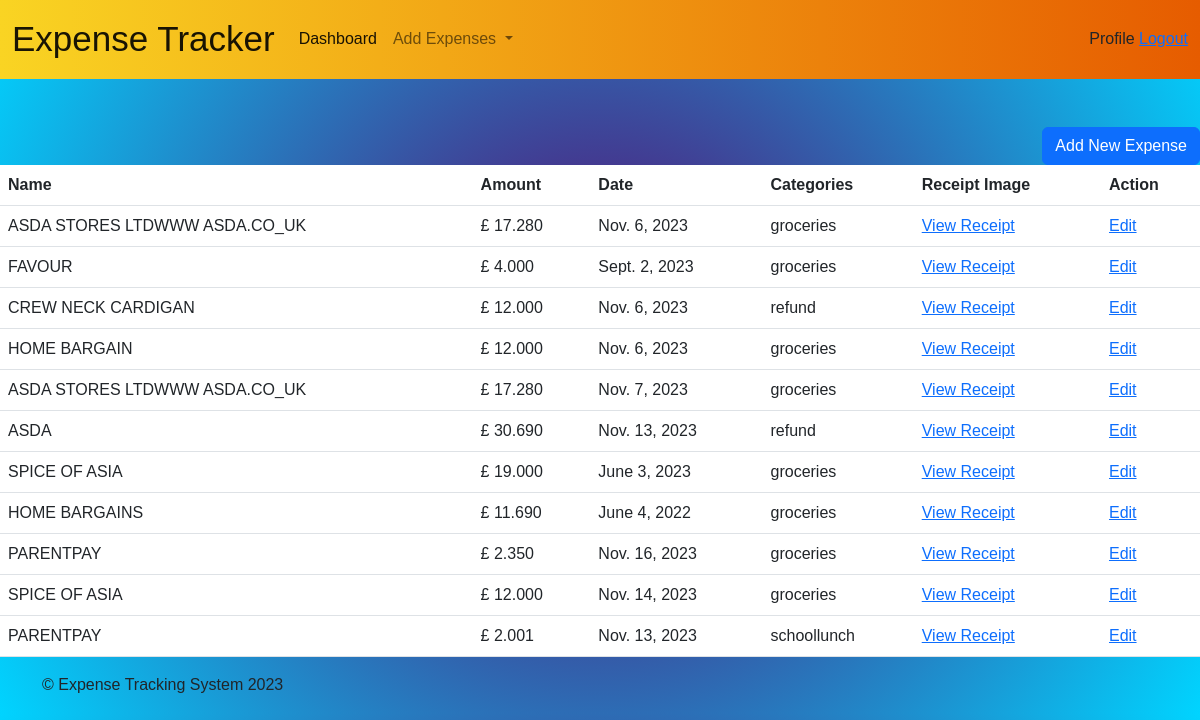
Before: /expense_list_view/ (signed in) with the older database file.
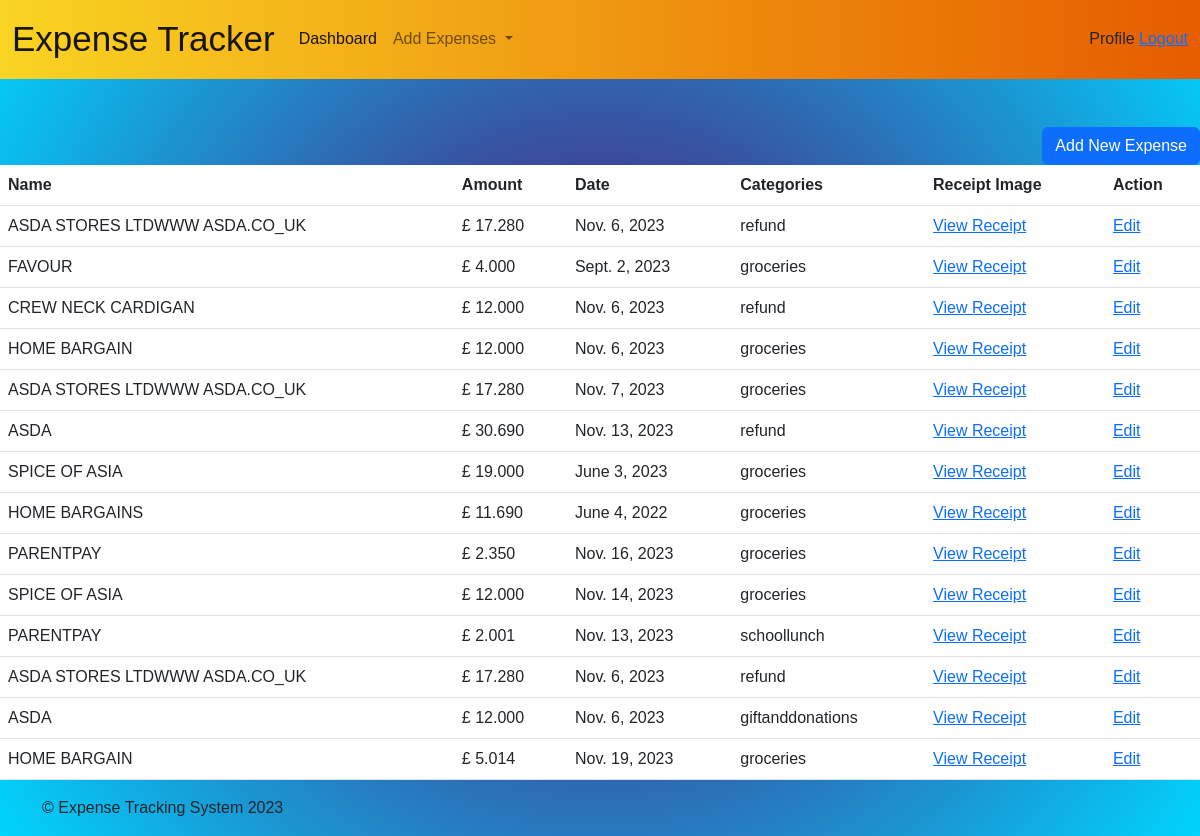
After: the same page with the newer database file.
### expenseapp/models.py (models this page shows)
class Expense(models.Model):
     user = models.ForeignKey(User, on_delete=models.CASCADE)
     item = models.CharField(max_length=35)
     amount = models.DecimalField(max_digits=20, decimal_places=3)
     date = models.DateField()
     category = models.CharField(max_length=35)
     receipt_image_path = models.CharField(max_length=277, blank=True, null=True)

### expenseapp/views.py (the view)
# urls.py: path('expense_list_view/', ExpenseListView.as_view(),
class ExpenseListView(LoginRequiredMixin, ListView):
    model = Expense
    template_name = "expense_list_view.html"

### expenseapp/templates/expense_list_view.html (shortened to what this page needs)
{% extends 'base.html' %}
{% block content %}
<div class="table-responsive">
    <div align="right"><a class="btn btn-primary" href="{% url 'manual_expense_form' %}">Add New Expense</a></div>
    <table style="background: white;"  class="table table-stripped">
    <thead>
    <th> Name</th>
    <th> Amount</th>
    <th> Date</th>
    <th> Categories</th>
    <th>Receipt Image</th>
     <th> Action</th>
    </thead>
    <tbody>
        {% if object_list %}
        {% for object in object_list %}
       <tr>
       <td>{{ object.item|upper }}  </td>
       <td> £ {{ object.amount }}  </td>
       <td>{{ object.date }} </td>
       <td> {{ object.category }}</td>
       <td><a href="/media/{{ object.receipt_image_path }}">View Receipt</a>
       </td>
       <td><a href="{% url 'update_expense' object.id %}"> Edit</a></td>
       </tr>
       {% endfor %}
       {% endif %}
       </tbody>
       </table>
     </div>
{% endblock %}

Changed rows visible on the page:
changed Expense (number 1 of 14 on the later page): category "groceries" → "refund"
added Expense: item "ASDA STORES LTDWWW ASDA.CO_UK", amount "17.280", date "Nov. 6, 2023", category "refund"
added Expense: item "ASDA", amount "12.000", date "Nov. 6, 2023", category "giftanddonations"
added Expense: item "HOME BARGAIN", amount "5.014", date "Nov. 19, 2023", category "groceries"
